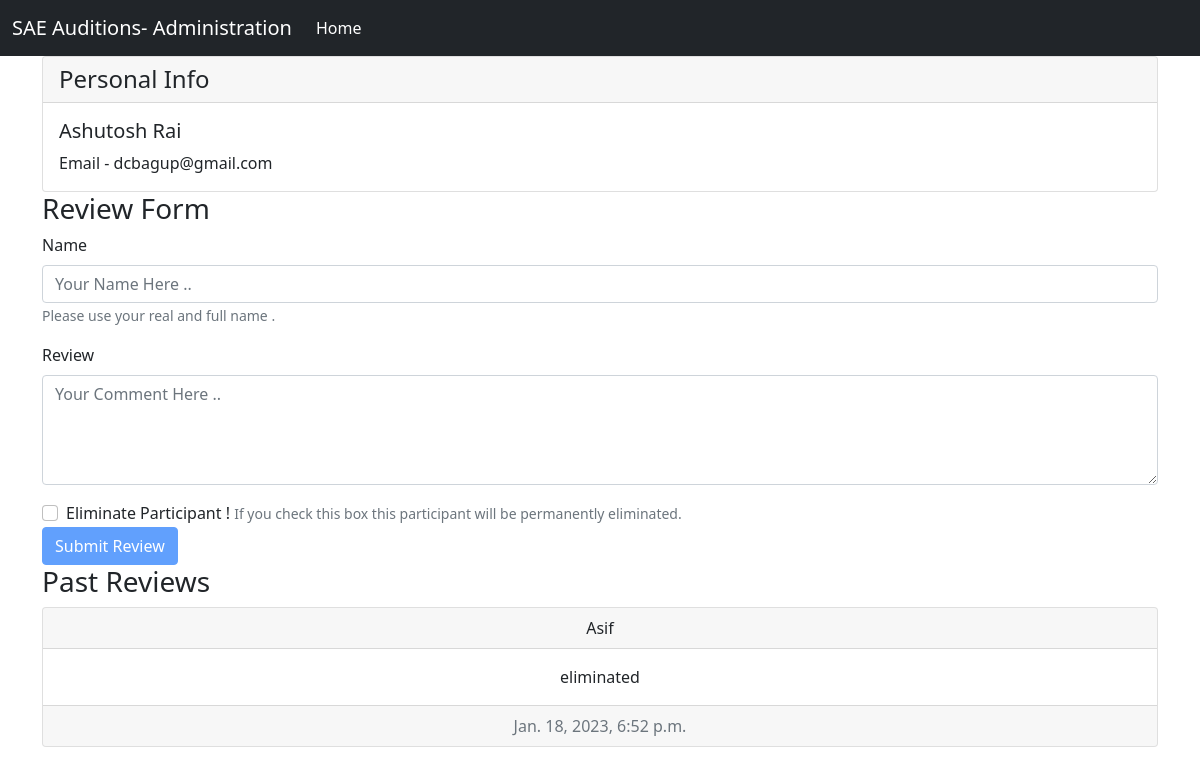
/administrator/response_detail/22, run on the app's committed database.
### accounts/models.py (models this page shows, shortened)
class Profile(models.Model):
    status = [
        (1,'NOT_EVALUATED'),
        (2,'EVALUATED'),
        (3,'ELIMINATED'),
    ]
    user = models.OneToOneField(User,on_delete=CASCADE)
    curr_round = models.IntegerField(default=1)
    current_status = models.IntegerField(choices=status,default=1)
    created_at = models.DateTimeField(auto_now_add=True)
    member= models.BooleanField(default=False)
    completed=models.BooleanField(default=False)

### administrator/models.py (models this page shows)
class Comment(models.Model):
    profile = models.ForeignKey(Profile,on_delete=models.CASCADE)
    author = models.CharField(max_length=100)
    comment = models.TextField()
    date_time = models.DateTimeField(auto_now_add=True)

### administrator/views.py (the view, shortened to what this page needs)
# urls.py: path('response_detail/<int:id>',views.response_detail,name='response_detail'),
def response_detail(request,id):
    profile = Profile.objects.get(id = id)
    response = Response.objects.filter(profile = profile)
    data = {}
    try:
        comments = Comment.objects.filter(profile=profile).order_by('-date_time')
        data['reviews'] = comments
    except:
        data['reviews'] = []
    data['profile'] = profile
    data['response'] = response
    return render(request,'administrator/detail.html',{'data':data})

### administrator/templates/administrator/detail.html (shortened to what this page needs)
{% extends 'base3.html' %}
{% block content %}
<div class="container">
  <div class="card">
    <h4 class="card-header">
      Personal Info
    </h4>
    <div class="card-body">
      <h5 class="card-title">{{data.profile.user.first_name}} {{data.profile.user.last_name}}</h5>
      <p class="card-text">Email - {{data.profile.user.email}}</p>
    </div>
  </div>
</div>
<div class="container">
  <h3>Review Form</h3>
  <form method="POST">
    <div class="mb-3">
      <label for="exampleInputEmail1" class="form-label">Name</label>
      <input id = "namefield" type="text" class="form-control" name="author" placeholder="Your Name Here ..">
      <small class="form-text text-muted">
        Please use your real and full name .
      </small>
    </div>
    <div class="mb-3">
      <label for="exampleInputPassword1" class="form-label">Review</label>
      <textarea id = "commentfield" class="form-control" rows="4" name="comment" placeholder="Your Comment Here .."></textarea>
    </div>
    <div class="form-group form-check">
      <input type="checkbox" class="form-check-input" name="eliminate">
      <label class="form-check-label" >Eliminate Participant !</label>
      <small class="form-text text-muted">
        If you check this box this participant will be permanently eliminated.
      </small>
    </div>
    <button id="button" type="submit" class="btn btn-primary">Submit Review</button>
  </form>
  <h3>Past Reviews</h3>
  {% for review in data.reviews %}
    <div class="card text-center">
      <div class="card-header">
        {{review.author}}
      </div>
      <div class="card-body">
        <p class="card-text">{{review.comment}}</p>
      </div>
      <div class="card-footer text-muted">
        {{review.date_time}}
      </div>
    </div>
  {% endfor %}
</div>
{% endblock %}

### data on the page
Profile: profile.user.first_name "Ashutosh", profile.user.last_name "Rai", profile.user.email "dcbagup@gmail.com"
Comment: author "Asif", comment "eliminated", date_time "Jan. 18, 2023, 6:52 p.m."
